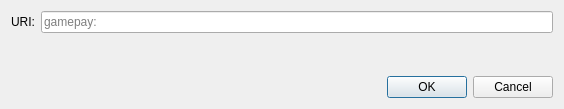
<?xml version="1.0" encoding="UTF-8"?>
<ui version="4.0">
 <class>OpenURIDialog</class>
 <widget class="QDialog" name="OpenURIDialog">
  <property name="geometry">
   <rect>
    <x>0</x>
    <y>0</y>
    <width>564</width>
    <height>109</height>
   </rect>
  </property>
  <property name="windowTitle">
   <string>Open gamepay URI</string>
  </property>
  <layout class="QVBoxLayout" name="verticalLayout">
   <item>
    <layout class="QHBoxLayout" name="horizontalLayout">
     <item>
      <widget class="QLabel" name="label">
       <property name="text">
        <string>URI:</string>
       </property>
      </widget>
     </item>
     <item>
      <widget class="QValidatedLineEdit" name="uriEdit">
       <property name="placeholderText">
        <string notr="true">gamepay:</string>
       </property>
      </widget>
     </item>
    </layout>
   </item>
   <item>
    <spacer name="verticalSpacer">
     <property name="orientation">
      <enum>Qt::Vertical</enum>
     </property>
     <property name="sizeHint" stdset="0">
      <size>
       <width>20</width>
       <height>40</height>
      </size>
     </property>
    </spacer>
   </item>
   <item>
    <widget class="QDialogButtonBox" name="buttonBox">
     <property name="orientation">
      <enum>Qt::Horizontal</enum>
     </property>
     <property name="standardButtons">
      <set>QDialogButtonBox::Cancel|QDialogButtonBox::Ok</set>
     </property>
    </widget>
   </item>
  </layout>
 </widget>
 <customwidgets>
  <customwidget>
   <class>QValidatedLineEdit</class>
   <extends>QLineEdit</extends>
   <header>qt/qvalidatedlineedit.h</header>
  </customwidget>
 </customwidgets>
 <resources/>
 <connections>
  <connection>
   <sender>buttonBox</sender>
   <signal>accepted()</signal>
   <receiver>OpenURIDialog</receiver>
   <slot>accept()</slot>
   <hints>
    <hint type="sourcelabel">
     <x>248</x>
     <y>254</y>
    </hint>
    <hint type="destinationlabel">
     <x>157</x>
     <y>274</y>
    </hint>
   </hints>
  </connection>
  <connection>
   <sender>buttonBox</sender>
   <signal>rejected()</signal>
   <receiver>OpenURIDialog</receiver>
   <slot>reject()</slot>
   <hints>
    <hint type="sourcelabel">
     <x>316</x>
     <y>260</y>
    </hint>
    <hint type="destinationlabel">
     <x>286</x>
     <y>274</y>
    </hint>
   </hints>
  </connection>
 </connections>
</ui>
